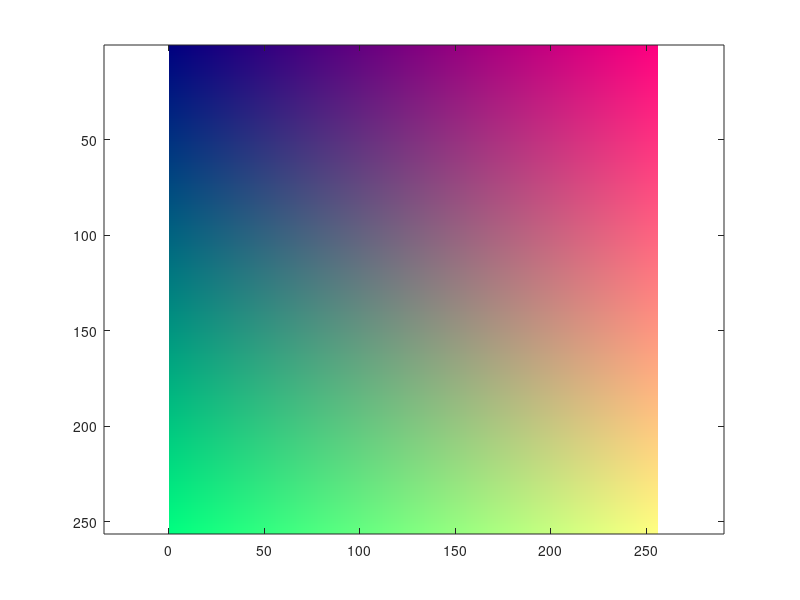

Source code (MATLAB):
[x, y] = meshgrid(linspace(0,1,256));
other = 0.5;
palette = zeros(256, 256, 3);
palette(:,:,1) = x;
palette(:,:,2) = y;
palette(:,:,3) = other;
figure(1);clf
imagesc(palette)
axis equal
